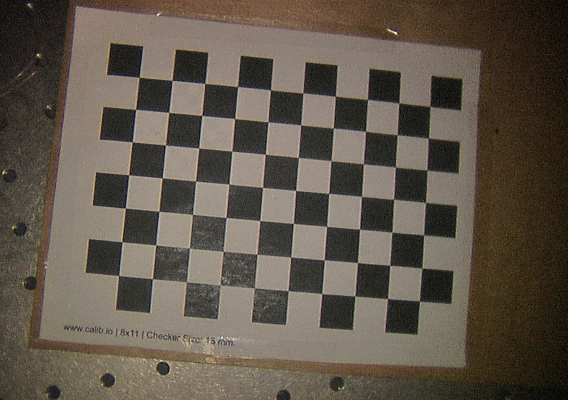
#> input picture ImageProcess/calibration_resized/1.png, 568 x 400 px; its folder holds 4 pictures in this run
$ python calibration.py
#> lines starting #> are read from the running program, lines starting #| are printed output that depends on the picture; after the words box and inside, x2 and y2 are one past the last pixel; in counts of white or black regions, pixels touching at a corner belong together
# Import required modules
import cv2
import numpy as np
import os
import glob

# Define the dimensions of checkerboard
CHECKERBOARD = (4,4)

# stop the iteration when specified
# accuracy, epsilon, is reached or
# specified number of iterations are completed.
criteria = (cv2.TERM_CRITERIA_EPS +
            cv2.TERM_CRITERIA_MAX_ITER, 30, 0.001)

# Vector for 3D points
threedpoints = []

# Vector for 2D points
twodpoints = []

square_size = 15 # 15*15mm

#  3D points real world coordinates
objectp3d = np.zeros((1, CHECKERBOARD[0]
                      * CHECKERBOARD[1],
                      3), np.float32)
objectp3d[0, :, :2] = (square_size*np.mgrid[0:CHECKERBOARD[0],
                               0:CHECKERBOARD[1]]).T.reshape(-1, 2)
prev_img_shape = None


# Extracting path of individual image stored
# in a given directory. Since no path is
# specified, it will take current directory
# jpg files alone
images = glob.glob('./calibration_resized/*')

for filename in images:
    img = cv2.imread(filename)
#> img is the input picture: shape (400, 568, 3); mean B, G, R 74.7, 86.3, 95.7
    print(filename)

    # Color-segmentation to get binary mask
    lwr = np.array([0, 0, 143])
    upr = np.array([128,128, 252])

    hsv = cv2.cvtColor(img, cv2.COLOR_BGR2HSV)
#> hsv: shape (400, 568, 3); mean H, S, V 23.8, 66, 95.9
    msk = cv2.inRange(hsv, lwr, upr)
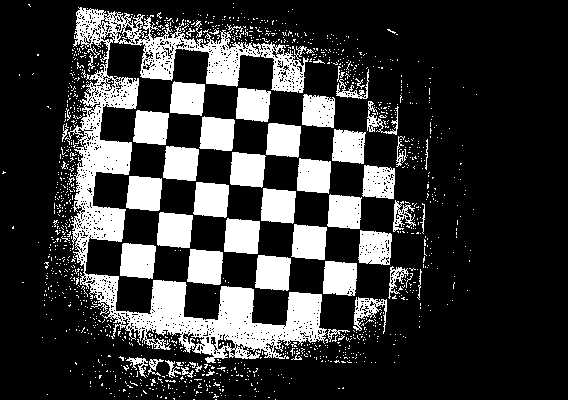
#> msk: shape (400, 568); 22.4% white; 1269 white regions (1218 under 20 px), largest, box (x1, y1, x2, y2) and area: (65, 7, 327, 363) 20714, (224, 218, 260, 254) 1126, (157, 212, 193, 248) 1119

    # Extract chess-board
    krn = cv2.getStructuringElement(cv2.MORPH_RECT, (50, 30))
    dlt = cv2.dilate(msk, krn, iterations=5)
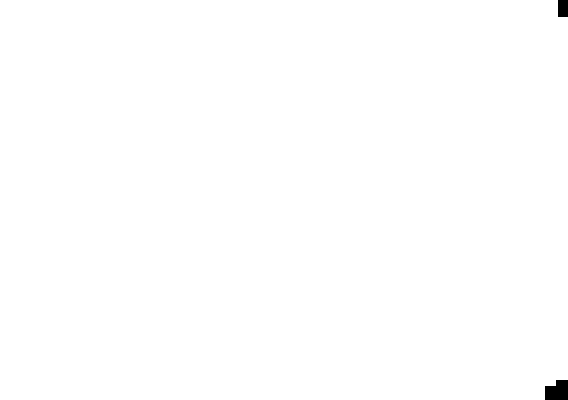
#> dlt: shape (400, 568); 99.8% white; 2 black regions, box (x1, y1, x2, y2) and area: (545, 380, 568, 400) 394, (558, 0, 568, 17) 170
    res = 255 - cv2.bitwise_and(dlt, msk)

    # Displaying chess-board features
    res = np.uint8(res)
    ret, corners = cv2.findChessboardCorners(res, CHECKERBOARD,
                                             flags=cv2.CALIB_CB_ADAPTIVE_THRESH +
                                                   cv2.CALIB_CB_FAST_CHECK +
                                                   cv2.CALIB_CB_NORMALIZE_IMAGE)
#> ret = False; corners = 16 rows, first 8: [288.5, 291], [294, 223], [293.5, 257.5], [232.5, 150], [199.5, 149], [262, 188], [229, 184.5], [195.5, 181]
    cv2.imshow('img', res)
    cv2.waitKey(0)
    # If desired number of corners can be detected then,
    # refine the pixel coordinates and display
    # them on the images of checker board
    if ret == True:
        threedpoints.append(objectp3d)

        # Refining pixel coordinates
        # for given 2d points.
        corners2 = cv2.cornerSubPix(
            res, corners, (11, 11), (-1, -1), criteria)

        twodpoints.append(corners2)

        # Draw and display the corners
        img = cv2.drawChessboardCorners(img,
                                          CHECKERBOARD,
                                          corners2, ret)

        cv2.imshow('img', img)
        cv2.waitKey(0)
#> pass 2 of the loop `for filename in images:`:
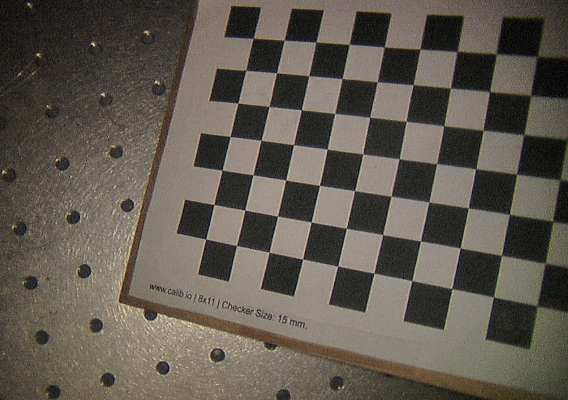
#> input picture ImageProcess/calibration_resized/10.png, 568 x 400 px
#> img is the input picture: shape (400, 568, 3); mean B, G, R 79.5, 89.1, 95.4
#> hsv: shape (400, 568, 3); mean H, S, V 26.9, 45, 95.8
#> `msk = cv2.inRange(hsv, lwr, upr)`:
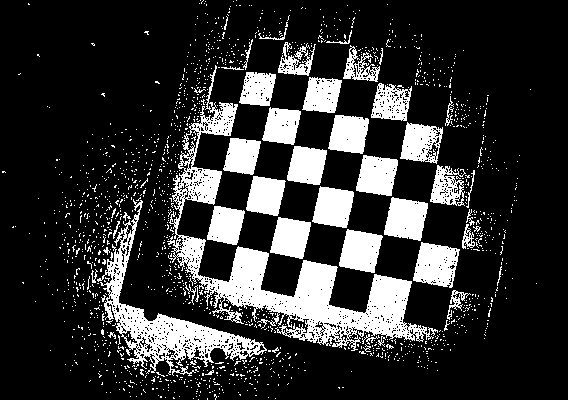
#> msk: shape (400, 568); 19.5% white; 1567 white regions (1521 under 20 px), largest, box (x1, y1, x2, y2) and area: (167, 65, 438, 351) 12716, (97, 199, 267, 376) 5431, (413, 242, 460, 288) 1507
#> dlt: shape (400, 568); every value is 255
#> corners = None
#> pass 3 of the loop `for filename in images:`:
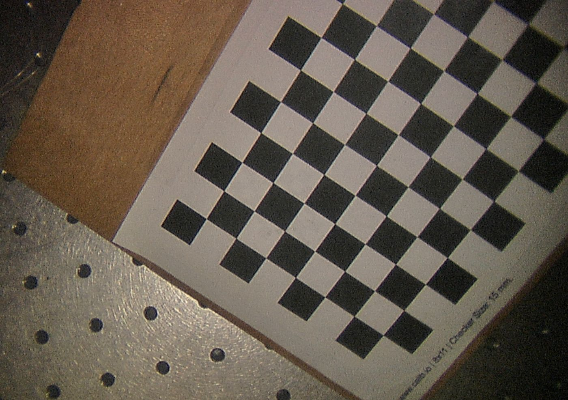
#> input picture ImageProcess/calibration_resized/11.png, 568 x 400 px
#> img is the input picture: shape (400, 568, 3); mean B, G, R 77.5, 89.7, 99.6
#> hsv: shape (400, 568, 3); mean H, S, V 25.4, 58.6, 99.9
#> `msk = cv2.inRange(hsv, lwr, upr)`:
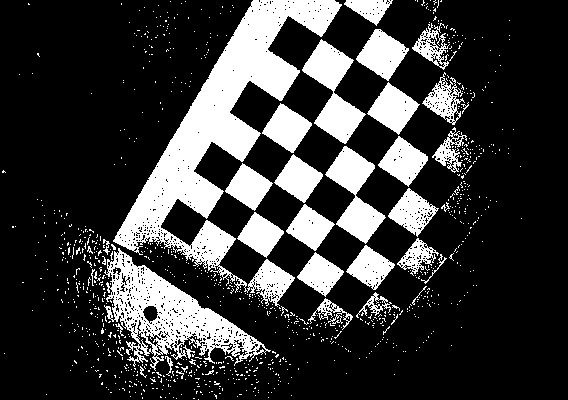
#> msk: shape (400, 568); 22.6% white; 1022 white regions (987 under 20 px), largest, box (x1, y1, x2, y2) and area: (113, 0, 342, 307) 18172, (104, 248, 271, 371) 7049, (302, 39, 366, 144) 2852
#> the loop made 4 passes; the first 3 are shown

cv2.destroyAllWindows()

h, w = img.shape[:2]
#> h = 400; w = 568


# Perform camera calibration by
# passing the value of above found out 3D points (threedpoints)
# and its corresponding pixel coordinates of the
# detected corners (twodpoints)
#> (the run stopped early here; a loop or call above may not have finished)
